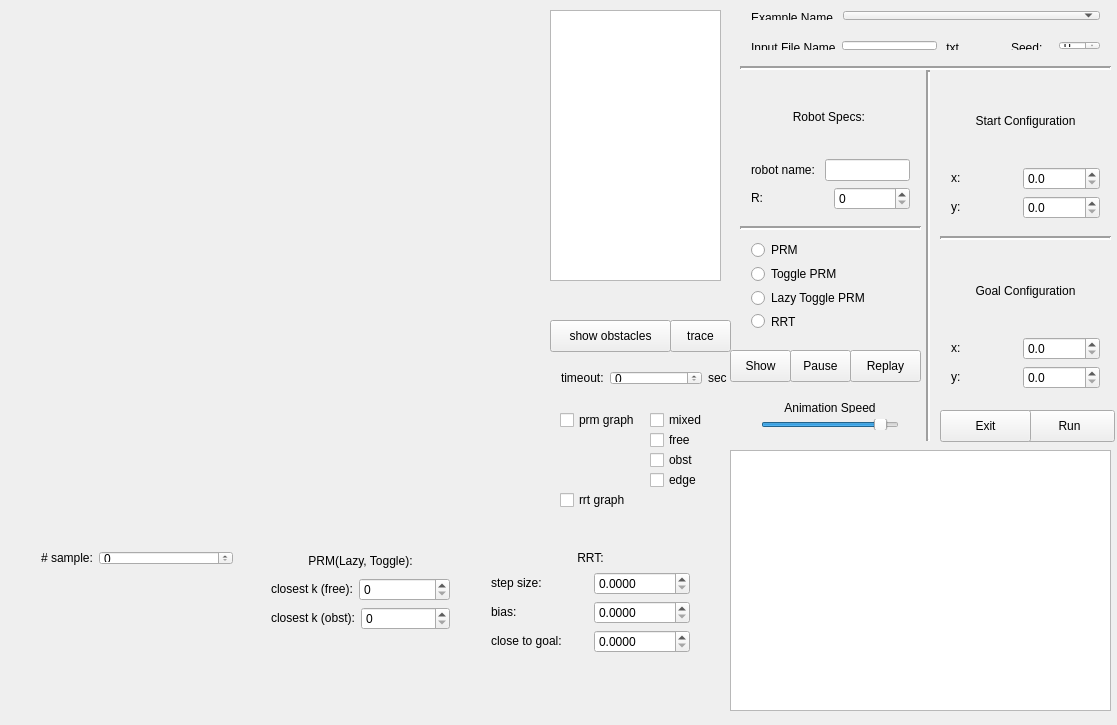
<?xml version="1.0" encoding="UTF-8"?>
<ui version="4.0">
 <class>MainWindow</class>
 <widget class="QMainWindow" name="MainWindow">
  <property name="geometry">
   <rect>
    <x>0</x>
    <y>0</y>
    <width>1117</width>
    <height>725</height>
   </rect>
  </property>
  <property name="maximumSize">
   <size>
    <width>1200</width>
    <height>750</height>
   </size>
  </property>
  <property name="windowTitle">
   <string>Sampling-based Path Planning</string>
  </property>
  <widget class="QWidget" name="centralWidget">
   <widget class="QTextBrowser" name="textOutput">
    <property name="geometry">
     <rect>
      <x>730</x>
      <y>450</y>
      <width>381</width>
      <height>261</height>
     </rect>
    </property>
   </widget>
   <widget class="QPushButton" name="run">
    <property name="geometry">
     <rect>
      <x>1024</x>
      <y>410</y>
      <width>91</width>
      <height>32</height>
     </rect>
    </property>
    <property name="text">
     <string>Run</string>
    </property>
   </widget>
   <widget class="QWidget" name="horizontalLayoutWidget">
    <property name="geometry">
     <rect>
      <x>740</x>
      <y>30</y>
      <width>231</width>
      <height>31</height>
     </rect>
    </property>
    <layout class="QHBoxLayout" name="horizontalLayout">
     <item>
      <widget class="QLabel" name="label">
       <property name="text">
        <string>&lt;html&gt;&lt;head/&gt;&lt;body&gt;&lt;p&gt;Input File Name&lt;/p&gt;&lt;/body&gt;&lt;/html&gt;</string>
       </property>
      </widget>
     </item>
     <item>
      <widget class="QLineEdit" name="input_file"/>
     </item>
     <item>
      <widget class="QLabel" name="label_2">
       <property name="text">
        <string>&lt;html&gt;&lt;head/&gt;&lt;body&gt;&lt;p&gt;.txt&lt;/p&gt;&lt;/body&gt;&lt;/html&gt;</string>
       </property>
      </widget>
     </item>
    </layout>
   </widget>
   <widget class="QWidget" name="verticalLayoutWidget">
    <property name="geometry">
     <rect>
      <x>940</x>
      <y>70</y>
      <width>171</width>
      <height>160</height>
     </rect>
    </property>
    <layout class="QVBoxLayout" name="verticalLayout">
     <item>
      <widget class="QLabel" name="label_3">
       <property name="text">
        <string>&lt;html&gt;&lt;head/&gt;&lt;body&gt;&lt;p align=&quot;center&quot;&gt;Start Configuration&lt;/p&gt;&lt;/body&gt;&lt;/html&gt;</string>
       </property>
      </widget>
     </item>
     <item>
      <layout class="QHBoxLayout" name="horizontalLayout_2">
       <item>
        <widget class="QLabel" name="label_4">
         <property name="text">
          <string>&lt;html&gt;&lt;head/&gt;&lt;body&gt;&lt;p&gt;x:&lt;/p&gt;&lt;/body&gt;&lt;/html&gt;</string>
         </property>
        </widget>
       </item>
       <item>
        <widget class="QDoubleSpinBox" name="start_x">
         <property name="decimals">
          <number>1</number>
         </property>
         <property name="maximum">
          <double>100000000.000000000000000</double>
         </property>
        </widget>
       </item>
      </layout>
     </item>
     <item>
      <layout class="QHBoxLayout" name="horizontalLayout_3">
       <item>
        <widget class="QLabel" name="label_5">
         <property name="text">
          <string>&lt;html&gt;&lt;head/&gt;&lt;body&gt;&lt;p&gt;y:&lt;/p&gt;&lt;/body&gt;&lt;/html&gt;</string>
         </property>
        </widget>
       </item>
       <item>
        <widget class="QDoubleSpinBox" name="start_y">
         <property name="decimals">
          <number>1</number>
         </property>
         <property name="maximum">
          <double>100000000.000000000000000</double>
         </property>
        </widget>
       </item>
      </layout>
     </item>
    </layout>
   </widget>
   <widget class="QWidget" name="verticalLayoutWidget_2">
    <property name="geometry">
     <rect>
      <x>940</x>
      <y>240</y>
      <width>171</width>
      <height>160</height>
     </rect>
    </property>
    <layout class="QVBoxLayout" name="verticalLayout_2">
     <item>
      <widget class="QLabel" name="label_8">
       <property name="text">
        <string>&lt;html&gt;&lt;head/&gt;&lt;body&gt;&lt;p align=&quot;center&quot;&gt;Goal Configuration&lt;/p&gt;&lt;/body&gt;&lt;/html&gt;</string>
       </property>
      </widget>
     </item>
     <item>
      <layout class="QHBoxLayout" name="horizontalLayout_6">
       <item>
        <widget class="QLabel" name="label_9">
         <property name="text">
          <string>&lt;html&gt;&lt;head/&gt;&lt;body&gt;&lt;p&gt;x:&lt;/p&gt;&lt;/body&gt;&lt;/html&gt;</string>
         </property>
        </widget>
       </item>
       <item>
        <widget class="QDoubleSpinBox" name="goal_x">
         <property name="decimals">
          <number>1</number>
         </property>
         <property name="maximum">
          <double>100000000.000000000000000</double>
         </property>
        </widget>
       </item>
      </layout>
     </item>
     <item>
      <layout class="QHBoxLayout" name="horizontalLayout_7">
       <item>
        <widget class="QLabel" name="label_10">
         <property name="text">
          <string>&lt;html&gt;&lt;head/&gt;&lt;body&gt;&lt;p&gt;y:&lt;/p&gt;&lt;/body&gt;&lt;/html&gt;</string>
         </property>
        </widget>
       </item>
       <item>
        <widget class="QDoubleSpinBox" name="goal_y">
         <property name="decimals">
          <number>1</number>
         </property>
         <property name="maximum">
          <double>100000000.000000000000000</double>
         </property>
        </widget>
       </item>
      </layout>
     </item>
    </layout>
   </widget>
   <widget class="QWidget" name="verticalLayoutWidget_3">
    <property name="geometry">
     <rect>
      <x>740</x>
      <y>70</y>
      <width>181</width>
      <height>151</height>
     </rect>
    </property>
    <layout class="QVBoxLayout" name="verticalLayout_3">
     <item>
      <widget class="QLabel" name="label_13">
       <property name="text">
        <string>&lt;html&gt;&lt;head/&gt;&lt;body&gt;&lt;p align=&quot;center&quot;&gt;Robot Specs: &lt;/p&gt;&lt;/body&gt;&lt;/html&gt;</string>
       </property>
      </widget>
     </item>
     <item>
      <layout class="QHBoxLayout" name="horizontalLayout_11">
       <item>
        <widget class="QLabel" name="label_15">
         <property name="text">
          <string>&lt;html&gt;&lt;head/&gt;&lt;body&gt;&lt;p&gt;robot name: &lt;/p&gt;&lt;/body&gt;&lt;/html&gt;</string>
         </property>
        </widget>
       </item>
       <item>
        <widget class="QLineEdit" name="robot_name"/>
       </item>
      </layout>
     </item>
     <item>
      <layout class="QHBoxLayout" name="horizontalLayout_10">
       <item>
        <widget class="QLabel" name="label_14">
         <property name="text">
          <string>&lt;html&gt;&lt;head/&gt;&lt;body&gt;&lt;p&gt;R:&lt;/p&gt;&lt;/body&gt;&lt;/html&gt;</string>
         </property>
        </widget>
       </item>
       <item>
        <widget class="QDoubleSpinBox" name="R">
         <property name="decimals">
          <number>0</number>
         </property>
         <property name="maximum">
          <double>1000.000000000000000</double>
         </property>
        </widget>
       </item>
      </layout>
     </item>
    </layout>
   </widget>
   <widget class="QWidget" name="horizontalLayoutWidget_9">
    <property name="geometry">
     <rect>
      <x>1000</x>
      <y>30</y>
      <width>111</width>
      <height>31</height>
     </rect>
    </property>
    <layout class="QHBoxLayout" name="horizontalLayout_13">
     <item>
      <widget class="QLabel" name="label_17">
       <property name="text">
        <string>&lt;html&gt;&lt;head/&gt;&lt;body&gt;&lt;p&gt;Seed:&lt;/p&gt;&lt;/body&gt;&lt;/html&gt;</string>
       </property>
      </widget>
     </item>
     <item>
      <widget class="QSpinBox" name="seed"/>
     </item>
    </layout>
   </widget>
   <widget class="QWidget" name="verticalLayoutWidget_4">
    <property name="geometry">
     <rect>
      <x>740</x>
      <y>230</y>
      <width>181</width>
      <height>111</height>
     </rect>
    </property>
    <layout class="QVBoxLayout" name="verticalLayout_4">
     <item>
      <widget class="QRadioButton" name="prm">
       <property name="text">
        <string>PRM</string>
       </property>
      </widget>
     </item>
     <item>
      <widget class="QRadioButton" name="toggle_prm">
       <property name="text">
        <string>Toggle PRM</string>
       </property>
      </widget>
     </item>
     <item>
      <widget class="QRadioButton" name="lazy_toggle_prm">
       <property name="text">
        <string>Lazy Toggle PRM</string>
       </property>
      </widget>
     </item>
     <item>
      <widget class="QRadioButton" name="rrt">
       <property name="text">
        <string>RRT</string>
       </property>
      </widget>
     </item>
    </layout>
   </widget>
   <widget class="QPushButton" name="exit">
    <property name="geometry">
     <rect>
      <x>940</x>
      <y>410</y>
      <width>91</width>
      <height>32</height>
     </rect>
    </property>
    <property name="text">
     <string>Exit</string>
    </property>
   </widget>
   <widget class="Line" name="line">
    <property name="geometry">
     <rect>
      <x>920</x>
      <y>70</y>
      <width>16</width>
      <height>371</height>
     </rect>
    </property>
    <property name="frameShadow">
     <enum>QFrame::Sunken</enum>
    </property>
    <property name="lineWidth">
     <number>2</number>
    </property>
    <property name="orientation">
     <enum>Qt::Vertical</enum>
    </property>
   </widget>
   <widget class="Line" name="line_2">
    <property name="geometry">
     <rect>
      <x>740</x>
      <y>60</y>
      <width>371</width>
      <height>16</height>
     </rect>
    </property>
    <property name="lineWidth">
     <number>2</number>
    </property>
    <property name="orientation">
     <enum>Qt::Horizontal</enum>
    </property>
   </widget>
   <widget class="Line" name="line_3">
    <property name="geometry">
     <rect>
      <x>740</x>
      <y>220</y>
      <width>181</width>
      <height>16</height>
     </rect>
    </property>
    <property name="lineWidth">
     <number>2</number>
    </property>
    <property name="orientation">
     <enum>Qt::Horizontal</enum>
    </property>
   </widget>
   <widget class="Line" name="line_4">
    <property name="geometry">
     <rect>
      <x>940</x>
      <y>230</y>
      <width>171</width>
      <height>16</height>
     </rect>
    </property>
    <property name="lineWidth">
     <number>2</number>
    </property>
    <property name="orientation">
     <enum>Qt::Horizontal</enum>
    </property>
   </widget>
   <widget class="Display" name="openGLWidget" native="true">
    <property name="geometry">
     <rect>
      <x>30</x>
      <y>10</y>
      <width>512</width>
      <height>512</height>
     </rect>
    </property>
    <property name="maximumSize">
     <size>
      <width>512</width>
      <height>512</height>
     </size>
    </property>
   </widget>
   <widget class="QPushButton" name="show">
    <property name="geometry">
     <rect>
      <x>730</x>
      <y>350</y>
      <width>61</width>
      <height>32</height>
     </rect>
    </property>
    <property name="text">
     <string>Show</string>
    </property>
   </widget>
   <widget class="QWidget" name="verticalLayoutWidget_6">
    <property name="geometry">
     <rect>
      <x>750</x>
      <y>390</y>
      <width>160</width>
      <height>51</height>
     </rect>
    </property>
    <layout class="QVBoxLayout" name="verticalLayout_6">
     <item>
      <widget class="QLabel" name="label_18">
       <property name="text">
        <string>&lt;html&gt;&lt;head/&gt;&lt;body&gt;&lt;p align=&quot;center&quot;&gt;Animation Speed&lt;/p&gt;&lt;/body&gt;&lt;/html&gt;</string>
       </property>
      </widget>
     </item>
     <item>
      <widget class="QSlider" name="animation_speed">
       <property name="value">
        <number>90</number>
       </property>
       <property name="sliderPosition">
        <number>90</number>
       </property>
       <property name="orientation">
        <enum>Qt::Horizontal</enum>
       </property>
      </widget>
     </item>
    </layout>
   </widget>
   <widget class="QWidget" name="horizontalLayoutWidget_2">
    <property name="geometry">
     <rect>
      <x>740</x>
      <y>0</y>
      <width>371</width>
      <height>31</height>
     </rect>
    </property>
    <layout class="QHBoxLayout" name="horizontalLayout_16">
     <item>
      <widget class="QLabel" name="label_20">
       <property name="sizePolicy">
        <sizepolicy hsizetype="Fixed" vsizetype="Preferred">
         <horstretch>0</horstretch>
         <verstretch>0</verstretch>
        </sizepolicy>
       </property>
       <property name="text">
        <string>&lt;html&gt;&lt;head/&gt;&lt;body&gt;&lt;p&gt;Example Name &lt;/p&gt;&lt;/body&gt;&lt;/html&gt;</string>
       </property>
      </widget>
     </item>
     <item>
      <widget class="QComboBox" name="example_list"/>
     </item>
    </layout>
   </widget>
   <widget class="QPushButton" name="pause">
    <property name="geometry">
     <rect>
      <x>790</x>
      <y>350</y>
      <width>61</width>
      <height>32</height>
     </rect>
    </property>
    <property name="text">
     <string>Pause</string>
    </property>
   </widget>
   <widget class="QPushButton" name="replay">
    <property name="geometry">
     <rect>
      <x>850</x>
      <y>350</y>
      <width>71</width>
      <height>32</height>
     </rect>
    </property>
    <property name="text">
     <string>Replay</string>
    </property>
   </widget>
   <widget class="QWidget" name="verticalLayoutWidget_5">
    <property name="geometry">
     <rect>
      <x>260</x>
      <y>540</y>
      <width>201</width>
      <height>101</height>
     </rect>
    </property>
    <layout class="QVBoxLayout" name="verticalLayout_5">
     <item>
      <widget class="QLabel" name="label_16">
       <property name="text">
        <string>&lt;html&gt;&lt;head/&gt;&lt;body&gt;&lt;p align=&quot;center&quot;&gt;PRM(Lazy, Toggle):&lt;/p&gt;&lt;/body&gt;&lt;/html&gt;</string>
       </property>
      </widget>
     </item>
     <item>
      <layout class="QHBoxLayout" name="horizontalLayout_12">
       <item>
        <widget class="QLabel" name="label_19">
         <property name="text">
          <string>&lt;html&gt;&lt;head/&gt;&lt;body&gt;&lt;p&gt;closest k (free):&lt;/p&gt;&lt;/body&gt;&lt;/html&gt;</string>
         </property>
        </widget>
       </item>
       <item>
        <widget class="QDoubleSpinBox" name="prm_closest_free_k">
         <property name="sizePolicy">
          <sizepolicy hsizetype="MinimumExpanding" vsizetype="Fixed">
           <horstretch>0</horstretch>
           <verstretch>0</verstretch>
          </sizepolicy>
         </property>
         <property name="decimals">
          <number>0</number>
         </property>
         <property name="maximum">
          <double>1000000.000000000000000</double>
         </property>
        </widget>
       </item>
      </layout>
     </item>
     <item>
      <layout class="QHBoxLayout" name="horizontalLayout_24">
       <item>
        <widget class="QLabel" name="label_34">
         <property name="text">
          <string>&lt;html&gt;&lt;head/&gt;&lt;body&gt;&lt;p&gt;closest k (obst):&lt;/p&gt;&lt;/body&gt;&lt;/html&gt;</string>
         </property>
        </widget>
       </item>
       <item>
        <widget class="QDoubleSpinBox" name="prm_closest_obst_k">
         <property name="sizePolicy">
          <sizepolicy hsizetype="MinimumExpanding" vsizetype="Fixed">
           <horstretch>0</horstretch>
           <verstretch>0</verstretch>
          </sizepolicy>
         </property>
         <property name="decimals">
          <number>0</number>
         </property>
         <property name="maximum">
          <double>1000000.000000000000000</double>
         </property>
        </widget>
       </item>
      </layout>
     </item>
    </layout>
   </widget>
   <widget class="QWidget" name="verticalLayoutWidget_8">
    <property name="geometry">
     <rect>
      <x>480</x>
      <y>540</y>
      <width>221</width>
      <height>124</height>
     </rect>
    </property>
    <layout class="QVBoxLayout" name="verticalLayout_8">
     <item>
      <widget class="QLabel" name="label_25">
       <property name="text">
        <string>&lt;html&gt;&lt;head/&gt;&lt;body&gt;&lt;p align=&quot;center&quot;&gt;RRT:&lt;/p&gt;&lt;/body&gt;&lt;/html&gt;</string>
       </property>
      </widget>
     </item>
     <item>
      <layout class="QHBoxLayout" name="horizontalLayout_18">
       <item>
        <widget class="QLabel" name="label_26">
         <property name="text">
          <string>&lt;html&gt;&lt;head/&gt;&lt;body&gt;&lt;p&gt;step size:&lt;/p&gt;&lt;/body&gt;&lt;/html&gt;</string>
         </property>
        </widget>
       </item>
       <item>
        <widget class="QDoubleSpinBox" name="rrt_step_size">
         <property name="decimals">
          <number>4</number>
         </property>
         <property name="maximum">
          <double>1000.000000000000000</double>
         </property>
        </widget>
       </item>
      </layout>
     </item>
     <item>
      <layout class="QHBoxLayout" name="horizontalLayout_21">
       <item>
        <widget class="QLabel" name="label_29">
         <property name="text">
          <string>&lt;html&gt;&lt;head/&gt;&lt;body&gt;&lt;p&gt;bias:&lt;/p&gt;&lt;/body&gt;&lt;/html&gt;</string>
         </property>
        </widget>
       </item>
       <item>
        <widget class="QDoubleSpinBox" name="rrt_bias">
         <property name="decimals">
          <number>4</number>
         </property>
         <property name="maximum">
          <double>1000.000000000000000</double>
         </property>
        </widget>
       </item>
      </layout>
     </item>
     <item>
      <layout class="QHBoxLayout" name="horizontalLayout_19">
       <item>
        <widget class="QLabel" name="label_27">
         <property name="text">
          <string>&lt;html&gt;&lt;head/&gt;&lt;body&gt;&lt;p&gt;close to goal:&lt;/p&gt;&lt;/body&gt;&lt;/html&gt;</string>
         </property>
        </widget>
       </item>
       <item>
        <widget class="QDoubleSpinBox" name="rrt_close_to_goal">
         <property name="decimals">
          <number>4</number>
         </property>
         <property name="maximum">
          <double>1000.000000000000000</double>
         </property>
        </widget>
       </item>
      </layout>
     </item>
    </layout>
   </widget>
   <widget class="QWidget" name="layoutWidget_2">
    <property name="geometry">
     <rect>
      <x>30</x>
      <y>540</y>
      <width>214</width>
      <height>36</height>
     </rect>
    </property>
    <layout class="QHBoxLayout" name="horizontalLayout_22">
     <item>
      <widget class="QLabel" name="label_30">
       <property name="sizePolicy">
        <sizepolicy hsizetype="Maximum" vsizetype="Minimum">
         <horstretch>0</horstretch>
         <verstretch>0</verstretch>
        </sizepolicy>
       </property>
       <property name="text">
        <string>&lt;html&gt;&lt;head/&gt;&lt;body&gt;&lt;p&gt;# sample:&lt;/p&gt;&lt;/body&gt;&lt;/html&gt;</string>
       </property>
      </widget>
     </item>
     <item>
      <widget class="QDoubleSpinBox" name="max_sample">
       <property name="sizePolicy">
        <sizepolicy hsizetype="MinimumExpanding" vsizetype="Maximum">
         <horstretch>0</horstretch>
         <verstretch>0</verstretch>
        </sizepolicy>
       </property>
       <property name="decimals">
        <number>0</number>
       </property>
       <property name="maximum">
        <double>10000000.000000000000000</double>
       </property>
      </widget>
     </item>
    </layout>
   </widget>
   <widget class="QCheckBox" name="prm_graph">
    <property name="geometry">
     <rect>
      <x>560</x>
      <y>410</y>
      <width>111</width>
      <height>20</height>
     </rect>
    </property>
    <property name="text">
     <string>prm graph</string>
    </property>
   </widget>
   <widget class="QCheckBox" name="rrt_graph">
    <property name="geometry">
     <rect>
      <x>560</x>
      <y>490</y>
      <width>111</width>
      <height>20</height>
     </rect>
    </property>
    <property name="text">
     <string>rrt graph</string>
    </property>
   </widget>
   <widget class="QTextBrowser" name="text_output_time">
    <property name="geometry">
     <rect>
      <x>550</x>
      <y>10</y>
      <width>171</width>
      <height>271</height>
     </rect>
    </property>
   </widget>
   <widget class="QCheckBox" name="prm_graph_free">
    <property name="geometry">
     <rect>
      <x>650</x>
      <y>430</y>
      <width>61</width>
      <height>20</height>
     </rect>
    </property>
    <property name="text">
     <string>free</string>
    </property>
   </widget>
   <widget class="QCheckBox" name="prm_graph_obst">
    <property name="geometry">
     <rect>
      <x>650</x>
      <y>450</y>
      <width>61</width>
      <height>20</height>
     </rect>
    </property>
    <property name="text">
     <string>obst</string>
    </property>
   </widget>
   <widget class="QWidget" name="layoutWidget_3">
    <property name="geometry">
     <rect>
      <x>550</x>
      <y>360</y>
      <width>188</width>
      <height>36</height>
     </rect>
    </property>
    <layout class="QHBoxLayout" name="horizontalLayout_23">
     <item>
      <widget class="QLabel" name="label_31">
       <property name="sizePolicy">
        <sizepolicy hsizetype="Maximum" vsizetype="Minimum">
         <horstretch>0</horstretch>
         <verstretch>0</verstretch>
        </sizepolicy>
       </property>
       <property name="text">
        <string>&lt;html&gt;&lt;head/&gt;&lt;body&gt;&lt;p&gt;timeout:&lt;/p&gt;&lt;/body&gt;&lt;/html&gt;</string>
       </property>
      </widget>
     </item>
     <item>
      <widget class="QDoubleSpinBox" name="timeout">
       <property name="sizePolicy">
        <sizepolicy hsizetype="MinimumExpanding" vsizetype="Maximum">
         <horstretch>0</horstretch>
         <verstretch>0</verstretch>
        </sizepolicy>
       </property>
       <property name="decimals">
        <number>0</number>
       </property>
       <property name="maximum">
        <double>10000000.000000000000000</double>
       </property>
      </widget>
     </item>
     <item>
      <widget class="QLabel" name="label_33">
       <property name="text">
        <string>&lt;html&gt;&lt;head/&gt;&lt;body&gt;&lt;p&gt;sec&lt;/p&gt;&lt;/body&gt;&lt;/html&gt;</string>
       </property>
      </widget>
     </item>
    </layout>
   </widget>
   <widget class="QCheckBox" name="prm_graph_edge">
    <property name="geometry">
     <rect>
      <x>650</x>
      <y>470</y>
      <width>61</width>
      <height>20</height>
     </rect>
    </property>
    <property name="text">
     <string>edge</string>
    </property>
   </widget>
   <widget class="QPushButton" name="show_trace">
    <property name="geometry">
     <rect>
      <x>670</x>
      <y>320</y>
      <width>61</width>
      <height>32</height>
     </rect>
    </property>
    <property name="text">
     <string>trace</string>
    </property>
   </widget>
   <widget class="QPushButton" name="show_filled_obstacles">
    <property name="geometry">
     <rect>
      <x>550</x>
      <y>320</y>
      <width>121</width>
      <height>32</height>
     </rect>
    </property>
    <property name="text">
     <string>show obstacles</string>
    </property>
   </widget>
   <widget class="QCheckBox" name="prm_graph_mixed">
    <property name="geometry">
     <rect>
      <x>650</x>
      <y>410</y>
      <width>61</width>
      <height>20</height>
     </rect>
    </property>
    <property name="text">
     <string>mixed</string>
    </property>
   </widget>
  </widget>
  <widget class="QMenuBar" name="menuBar">
   <property name="geometry">
    <rect>
     <x>0</x>
     <y>0</y>
     <width>1117</width>
     <height>22</height>
    </rect>
   </property>
  </widget>
 </widget>
 <layoutdefault spacing="6" margin="11"/>
 <customwidgets>
  <customwidget>
   <class>Display</class>
   <extends>QWidget</extends>
   <header location="global">display/Display.hpp</header>
   <container>1</container>
  </customwidget>
 </customwidgets>
 <resources/>
 <connections/>
</ui>
